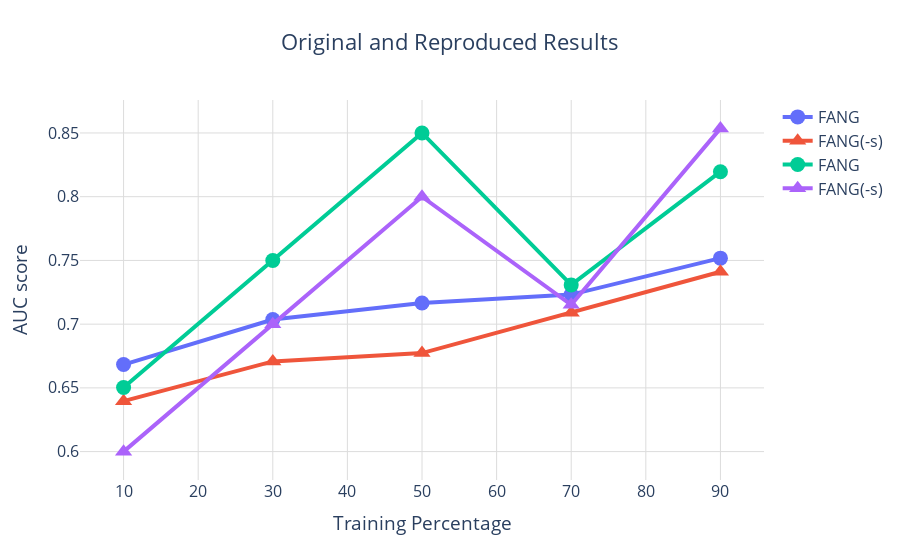

Write notebook code for a chart like this one.
### Code cell
x = np.arange(10, 110, step=20)

y_paper_nostance = [0.6396, 0.6708, 0.6773, 0.7090, 0.7411]
y_paper_default = [0.6683, 0.7036, 0.7166, 0.7232, 0.7518]

default = repr_results[(repr_results["stance_loss"] == True)]
nostance = repr_results[(repr_results["stance_loss"] == False)]

y_default = default.values[0][:-1]
y_nostance = nostance.values[0][:-1]

layout = go.Layout(
    paper_bgcolor="rgba(0,0,0,0)",
    plot_bgcolor="rgba(0,0,0,0)"
)
fig = go.Figure(layout=layout)

# Paper results
fig.add_trace(go.Scatter(
    x=x, y=y_paper_default, name="FANG", marker=dict(size=15), line=dict(width=4)
))
fig.add_trace(go.Scatter(
    x=x, y=y_paper_nostance, name="FANG(-s)", marker_symbol="triangle-up", marker=dict(size=15), line=dict(width=4)
))

# Reproduced results
fig.add_trace(go.Scatter(
    x=x, y=y_default, name="FANG", marker=dict(size=15), line=dict(width=4)
))
fig.add_trace(go.Scatter(
    x=x, y=y_nostance, name="FANG(-s)", marker_symbol="triangle-up", marker=dict(size=15), line=dict(width=4)
))

fig.update_layout(
    title="Original and Reproduced Results", title_x = 0.5,
    font_size=16, yaxis_title="AUC score",
    xaxis_title="Training Percentage"
)
fig.update_xaxes(gridcolor="gainsboro")
fig.update_yaxes(gridcolor="gainsboro")
fig.show()

### Figure 1 — Plotly figure (JSON) as saved in the notebook; plotly's stock layout.template omitted (floating-point values rounded to 4 significant figures)
{"data": [{"line": {"width": 4}, "marker": {"size": 15}, "name": "FANG", "type": "scatter", "x": [10, 30, 50, 70, 90], "y": [0.6683, 0.7036, 0.7166, 0.7232, 0.7518]}, {"line": {"width": 4}, "marker": {"size": 15, "symbol": "triangle-up"}, "name": "FANG(-s)", "type": "scatter", "x": [10, 30, 50, 70, 90], "y": [0.6396, 0.6708, 0.6773, 0.709, 0.7411]}, {"line": {"width": 4}, "marker": {"size": 15}, "name": "FANG", "type": "scatter", "x": [10, 30, 50, 70, 90], "y": [0.6503, 0.75, 0.85, 0.7308, 0.8196]}, {"line": {"width": 4}, "marker": {"size": 15, "symbol": "triangle-up"}, "name": "FANG(-s)", "type": "scatter", "x": [10, 30, 50, 70, 90], "y": [0.6, 0.7, 0.8, 0.7152, 0.8536]}], "layout": {"font": {"size": 16}, "paper_bgcolor": "rgba(0,0,0,0)", "plot_bgcolor": "rgba(0,0,0,0)", "title": {"text": "Original and Reproduced Results", "x": 0.5}, "xaxis": {"gridcolor": "gainsboro", "title": {"text": "Training Percentage"}}, "yaxis": {"gridcolor": "gainsboro", "title": {"text": "AUC score"}}}}
